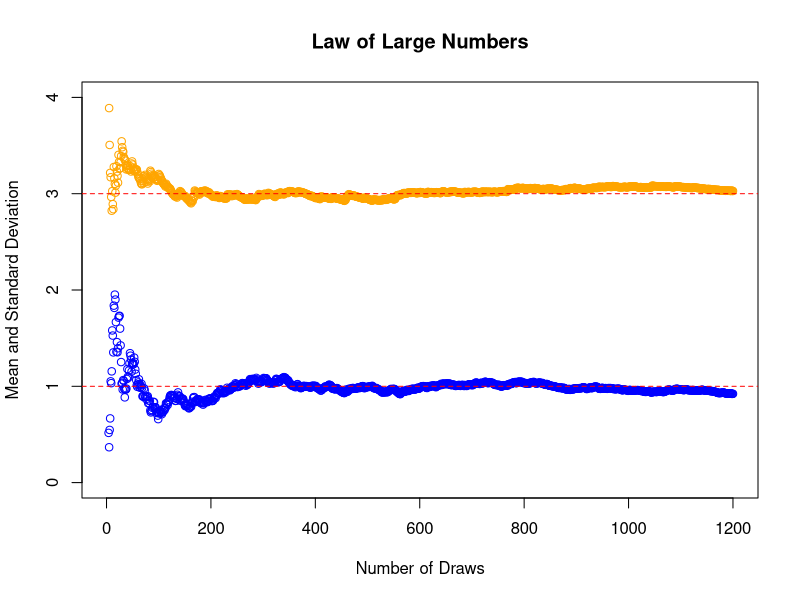
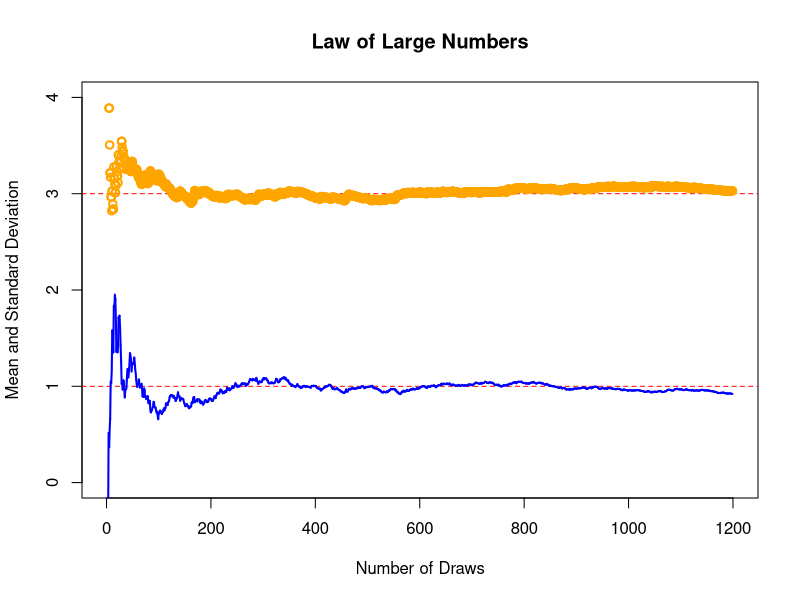

Write R code to recreate these figures, in order. (Note: this script raises an error after producing the figures.)
# The Law of Large Numbers states that the sample mean approaches the population mean as
# we increase the sample size. We demonstrate this important law by randomly drawing samples of
# increasing sizes from the normal distribution with a specified mean and standard deviation.
# According to the Law of Large Numbers, as we increase the sample size, we should see the sample
# mean and standard deviation approach the specified mean and standard deviation of the distribution.
#
# We begin by illustrating the law of large numbers with a simple numerical example. Using
# similuation, we start with a sample size of one draw from the normal distribution with a mean
# of 1 and standard deviation of 3. We increase the sample size by an increment of one until we
# reach 1200 draws. For each sample size, we calculate and store the mean and standard deviation.
# Finally, we plot the results.




n.draws <- 1200
means <- rep(NA, n.draws) ## containers for the mean
sds <- rep(NA, n.draws) ## and standard deviation
## Begin by generating n.draws from the normal distribution
## See how the mean and standard deviation changes as
## we inlcude more draws
set.seed(26)
x <- rnorm(n = n.draws, mean = 1, sd = 3)

## simulation
for (i in 1:n.draws) {
  means[i] <- mean(x[1:i]) ## mean of the first i draws
  sds[i] <- sd(x[1:i]) ## standard deviation of the first i draws
}### check! what happens to sds in the first iteration?

# This is more "statistically" correct

# first iteration
means[1] <- x[1] ## mean of the first  draw
sds[1] <- NA ## standard deviation of the first  draw

# now the for loop starts from i = 2
for (i in 2:n.draws) {
  means[i] <- mean(x[1:i]) ## mean of the first i draws
  sds[i] <- sd(x[1:i]) ## standard deviation of the first i draws
}


### an alternative and faster way using cumsum function

means1 <- cumsum(x) / (1:1200)
sum(abs(means1 - means))# really close!!

# btw, cumsum is a function commonly used to mimic a Random Walk, have a look...
browseURL("https://en.wikipedia.org/wiki/Random_walk")

## Plot the results ####
windows()
plot(
  means,
  xlab = "Number of Draws",
  main = "Law of Large Numbers",
  ylim = c(0, 4),
  col = "blue",
  ylab = "Mean and Standard Deviation"
)
abline(h = 1, col = "red", lty = 2)
points(sds, col = "orange")
abline(h = 3, col = "red", lty = 2)

#### Dynamic plot ####
windows()
plot(
  means,
  xlab = "Number of Draws",
  main = "Law of Large Numbers",
  ylim = c(0, 4),
  ylab = "Mean and Standard Deviation",
  col = "white"
)
abline(h = c(1, 3), col = "red", lty = 2)
for (i in seq(3, n.draws, by = 2)) {
  Sys.sleep(0.01)
  lines((i - 2):i, means[(i - 2):i], col = "blue", lwd = 2)
  points((i - 2):i, sds[(i - 2):i], col = "orange", lwd = 2)
}



### trying to speak with R ####

automatic.LLN <- function() {
  n.draws <- as.numeric(readline("Select the number of draws "))
  if (n.draws < 1)
    return("Come on...")
  
  m1 <- as.numeric(readline("Now, choose the mean "))
  v1 <- as.numeric(readline("And the standard deviation "))
  
  if (is.na(m1) |
      is.na(v1) | is.na(n.draws))
    return("should I take it personally?")
  
  seed <- as.numeric(readline("Finally... the seed "))
  if (is.na(seed)) {
    print("ok, I'll choose mine")
    set.seed(42)
  } else{
    set.seed(seed)
  }
  
  means <- sds <- numeric()
  
  x <- rnorm(n = n.draws, mean = m1, sd = v1)
  means[1] <- x[1]
  sds[1] <- NA
  
  for (i in 2:n.draws) {
    means[i] <- mean(x[1:i])
    sds[i] <- sd(x[1:i])
  }
  # select the y-axis limits
  a <- min(sds, means, na.rm = T)
  b <- max(sds, means, na.rm = T)
  
  windows()
  plot(
    means,
    xlab = "Number of Draws",
    main = "Law of Large Numbers",
    ylim = c(a, b),
    ylab = "Mean and Standard Deviation",
    col = "white"
  )
  abline(h = c(m1, v1),
         col = "red",
         lty = 2)
  legend("topright",
         legend = c("Mean", "SD"),
         fill = c("blue", "orange"))
  for (i in seq(3, n.draws, by = 2)) {
    Sys.sleep(0.01)
    lines((i - 2):i, means[(i - 2):i], col = "blue")
    lines((i - 2):i, sds[(i - 2):i], col = "orange")
  }
  return(print("OK!"))
}

# let's give it a try
automatic.LLN()
